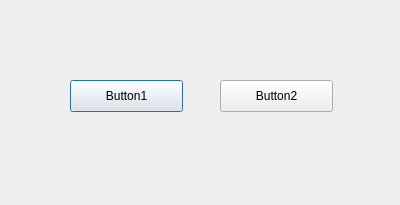
<?xml version="1.0" encoding="UTF-8"?>
<ui version="4.0">
 <class>Dialog</class>
 <widget class="QDialog" name="Dialog">
  <property name="geometry">
   <rect>
    <x>0</x>
    <y>0</y>
    <width>400</width>
    <height>205</height>
   </rect>
  </property>
  <property name="windowTitle">
   <string>Dialog</string>
  </property>
  <widget class="QPushButton" name="pushButton_button1">
   <property name="geometry">
    <rect>
     <x>70</x>
     <y>80</y>
     <width>113</width>
     <height>32</height>
    </rect>
   </property>
   <property name="text">
    <string>Button1</string>
   </property>
  </widget>
  <widget class="QPushButton" name="pushButton_button2">
   <property name="geometry">
    <rect>
     <x>220</x>
     <y>80</y>
     <width>113</width>
     <height>32</height>
    </rect>
   </property>
   <property name="text">
    <string>Button2</string>
   </property>
  </widget>
 </widget>
 <resources/>
 <connections/>
</ui>
